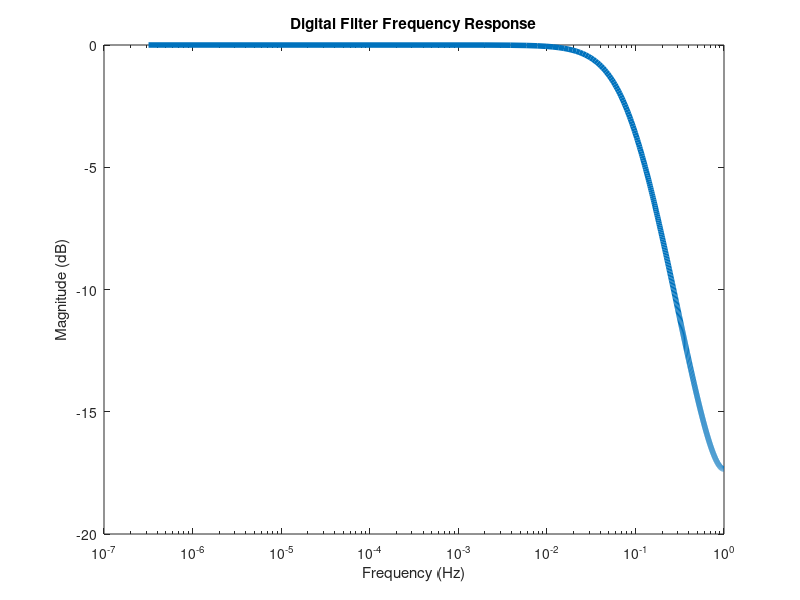

Write MATLAB code to recreate this figure.
Ts = 0.5;
fc = 0.1;
tauF = 1/(2*pi*fc);
alpha = Ts/(Ts+tauF)
B = [0 alpha];
A = [1 -(1-alpha)];
[H, W] = freqz(B,A);
h = figure;
semilogx( ((W+1e-6)/pi)*(1/(2*Ts)), 20*log10(abs(H)),'LineWidth',4)
title('Digital Filter Frequency Response')
ylabel('Magnitude (dB)')
xlabel('Frequency (Hz)')
print(h,'-dpng','-color','dfilt.png')

